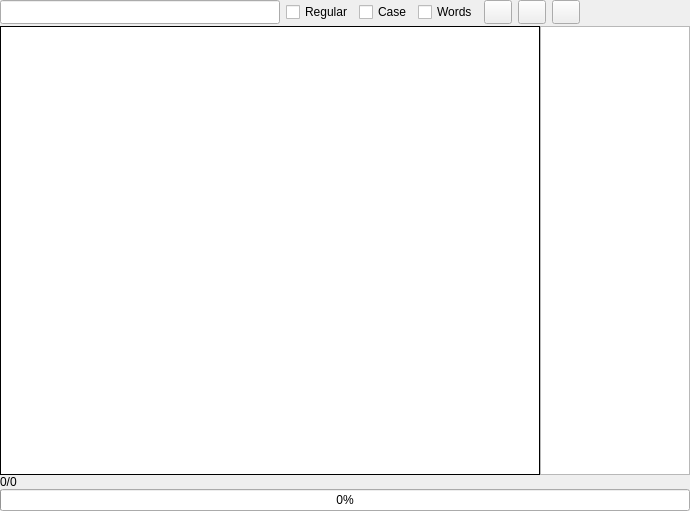
<?xml version="1.0" encoding="UTF-8"?>
<ui version="4.0">
 <class>Form</class>
 <widget class="QWidget" name="Form">
  <property name="geometry">
   <rect>
    <x>0</x>
    <y>0</y>
    <width>690</width>
    <height>511</height>
   </rect>
  </property>
  <property name="windowTitle">
   <string>Form</string>
  </property>
  <layout class="QGridLayout" name="gridLayout">
   <property name="leftMargin">
    <number>0</number>
   </property>
   <property name="topMargin">
    <number>0</number>
   </property>
   <property name="rightMargin">
    <number>0</number>
   </property>
   <property name="bottomMargin">
    <number>0</number>
   </property>
   <item row="0" column="0">
    <layout class="QVBoxLayout" name="verticalLayout">
     <property name="spacing">
      <number>0</number>
     </property>
     <property name="leftMargin">
      <number>0</number>
     </property>
     <property name="topMargin">
      <number>0</number>
     </property>
     <property name="rightMargin">
      <number>0</number>
     </property>
     <property name="bottomMargin">
      <number>0</number>
     </property>
     <item>
      <layout class="QHBoxLayout" name="findLayout">
       <property name="spacing">
        <number>6</number>
       </property>
       <property name="sizeConstraint">
        <enum>QLayout::SetMinimumSize</enum>
       </property>
       <property name="topMargin">
        <number>0</number>
       </property>
       <property name="bottomMargin">
        <number>2</number>
       </property>
       <item>
        <widget class="QLineEdit" name="tbFindContent">
         <property name="sizePolicy">
          <sizepolicy hsizetype="Fixed" vsizetype="Fixed">
           <horstretch>0</horstretch>
           <verstretch>0</verstretch>
          </sizepolicy>
         </property>
         <property name="minimumSize">
          <size>
           <width>280</width>
           <height>24</height>
          </size>
         </property>
         <property name="maximumSize">
          <size>
           <width>280</width>
           <height>24</height>
          </size>
         </property>
        </widget>
       </item>
       <item>
        <widget class="QCheckBox" name="ckRegular">
         <property name="sizePolicy">
          <sizepolicy hsizetype="Fixed" vsizetype="Fixed">
           <horstretch>0</horstretch>
           <verstretch>0</verstretch>
          </sizepolicy>
         </property>
         <property name="minimumSize">
          <size>
           <width>0</width>
           <height>24</height>
          </size>
         </property>
         <property name="maximumSize">
          <size>
           <width>16777215</width>
           <height>24</height>
          </size>
         </property>
         <property name="text">
          <string>Regular</string>
         </property>
        </widget>
       </item>
       <item>
        <widget class="QCheckBox" name="ckCase">
         <property name="minimumSize">
          <size>
           <width>0</width>
           <height>24</height>
          </size>
         </property>
         <property name="maximumSize">
          <size>
           <width>16777215</width>
           <height>24</height>
          </size>
         </property>
         <property name="text">
          <string>Case</string>
         </property>
        </widget>
       </item>
       <item>
        <widget class="QCheckBox" name="ckWords">
         <property name="minimumSize">
          <size>
           <width>0</width>
           <height>24</height>
          </size>
         </property>
         <property name="maximumSize">
          <size>
           <width>16777215</width>
           <height>24</height>
          </size>
         </property>
         <property name="text">
          <string>Words</string>
         </property>
        </widget>
       </item>
       <item>
        <widget class="QPushButton" name="btFindNext">
         <property name="sizePolicy">
          <sizepolicy hsizetype="Fixed" vsizetype="Fixed">
           <horstretch>0</horstretch>
           <verstretch>0</verstretch>
          </sizepolicy>
         </property>
         <property name="minimumSize">
          <size>
           <width>28</width>
           <height>24</height>
          </size>
         </property>
         <property name="maximumSize">
          <size>
           <width>28</width>
           <height>24</height>
          </size>
         </property>
         <property name="toolTip">
          <string>Find next</string>
         </property>
         <property name="text">
          <string/>
         </property>
         <property name="icon">
          <iconset resource="AndroidBoy.qrc">
           <normaloff>:/icon/icons/bt_next_marked.svg</normaloff>:/icon/icons/bt_next_marked.svg</iconset>
         </property>
        </widget>
       </item>
       <item>
        <widget class="QPushButton" name="btFindPrev">
         <property name="sizePolicy">
          <sizepolicy hsizetype="Fixed" vsizetype="Fixed">
           <horstretch>0</horstretch>
           <verstretch>0</verstretch>
          </sizepolicy>
         </property>
         <property name="minimumSize">
          <size>
           <width>28</width>
           <height>24</height>
          </size>
         </property>
         <property name="maximumSize">
          <size>
           <width>28</width>
           <height>24</height>
          </size>
         </property>
         <property name="toolTip">
          <string>Find prev</string>
         </property>
         <property name="text">
          <string/>
         </property>
         <property name="icon">
          <iconset resource="AndroidBoy.qrc">
           <normaloff>:/icon/icons/bt_prev_marked.svg</normaloff>:/icon/icons/bt_prev_marked.svg</iconset>
         </property>
        </widget>
       </item>
       <item>
        <widget class="QPushButton" name="btHideFindToolbar">
         <property name="sizePolicy">
          <sizepolicy hsizetype="Fixed" vsizetype="Fixed">
           <horstretch>0</horstretch>
           <verstretch>0</verstretch>
          </sizepolicy>
         </property>
         <property name="minimumSize">
          <size>
           <width>28</width>
           <height>24</height>
          </size>
         </property>
         <property name="maximumSize">
          <size>
           <width>28</width>
           <height>24</height>
          </size>
         </property>
         <property name="toolTip">
          <string>Hide find toolbar</string>
         </property>
         <property name="text">
          <string/>
         </property>
         <property name="icon">
          <iconset resource="AndroidBoy.qrc">
           <normaloff>:/icon/icons/bt_close.svg</normaloff>:/icon/icons/bt_close.svg</iconset>
         </property>
        </widget>
       </item>
       <item>
        <spacer name="horizontalSpacer">
         <property name="orientation">
          <enum>Qt::Horizontal</enum>
         </property>
         <property name="sizeHint" stdset="0">
          <size>
           <width>40</width>
           <height>0</height>
          </size>
         </property>
        </spacer>
       </item>
      </layout>
     </item>
     <item>
      <layout class="QHBoxLayout" name="horizontalLayout">
       <property name="leftMargin">
        <number>0</number>
       </property>
       <property name="topMargin">
        <number>0</number>
       </property>
       <property name="rightMargin">
        <number>0</number>
       </property>
       <property name="bottomMargin">
        <number>0</number>
       </property>
       <item>
        <widget class="QListWidget" name="listTrace">
         <property name="font">
          <font>
           <family>Courier New</family>
           <pointsize>10</pointsize>
          </font>
         </property>
         <property name="frameShape">
          <enum>QFrame::Box</enum>
         </property>
         <property name="frameShadow">
          <enum>QFrame::Plain</enum>
         </property>
         <property name="selectionMode">
          <enum>QAbstractItemView::ContiguousSelection</enum>
         </property>
        </widget>
       </item>
       <item>
        <widget class="QListWidget" name="listImportant">
         <property name="sizePolicy">
          <sizepolicy hsizetype="Fixed" vsizetype="Expanding">
           <horstretch>0</horstretch>
           <verstretch>0</verstretch>
          </sizepolicy>
         </property>
         <property name="minimumSize">
          <size>
           <width>150</width>
           <height>0</height>
          </size>
         </property>
         <property name="maximumSize">
          <size>
           <width>150</width>
           <height>16777215</height>
          </size>
         </property>
        </widget>
       </item>
      </layout>
     </item>
     <item>
      <widget class="QLabel" name="lbStatus">
       <property name="frameShadow">
        <enum>QFrame::Sunken</enum>
       </property>
       <property name="text">
        <string>0/0</string>
       </property>
      </widget>
     </item>
     <item>
      <widget class="QProgressBar" name="pbLoading">
       <property name="sizePolicy">
        <sizepolicy hsizetype="Expanding" vsizetype="Minimum">
         <horstretch>0</horstretch>
         <verstretch>0</verstretch>
        </sizepolicy>
       </property>
       <property name="minimumSize">
        <size>
         <width>0</width>
         <height>20</height>
        </size>
       </property>
       <property name="maximumSize">
        <size>
         <width>16777215</width>
         <height>16777215</height>
        </size>
       </property>
       <property name="value">
        <number>0</number>
       </property>
      </widget>
     </item>
    </layout>
   </item>
  </layout>
 </widget>
 <resources>
  <include location="AndroidBoy.qrc"/>
 </resources>
 <connections/>
</ui>
